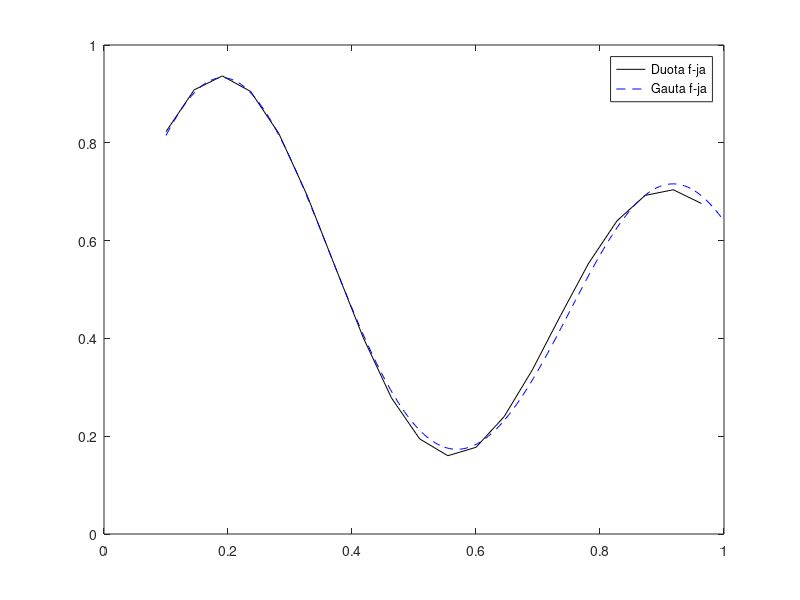

This figure's MATLAB source:
clear all
clc

x = 0.1:1/22:1;
% norima funkcija
yTarget = ((1 + 0.6*sin(2*pi*x/0.7)) + 0.3*sin(2*pi*x))/2;

w0 = randn(1);
w1 = randn(1);
w2 = randn(1);
% centrų ir spindulių reikšmės
c1 = 0.1909;
c2 = 0.918;
r1 = 0.18;
r2 = 0.18;
% mokymo zingsnis
step = 0.1;

for k=1:2000
    for n=1:20
      F1=exp(-((x(n)-c1)^2)/(2*(r1^2)));
      F2=exp(-((x(n)-c2)^2)/(2*(r2^2)));

      yCal(n) = F1*w1+F2*w2+w0;
      % nuokrypis nuo norimos funkcijos
      e = yTarget(n)-yCal(n);

      w1 = w1 + step * e * F1;
      w2 = w2 + step * e * F2;
      w0 = w0 + step * e;
    end
end

x_test = linspace(0.1, 1, 200);
% testavimas koeficientu
for m = 1:200
    F1=exp(-((x_test(m)-c1)^2)/(2*(r1^2)));
    F2=exp(-((x_test(m)-c2)^2)/(2*(r2^2)));
    y_test(m) = F1*w1+F2*w2+w0;
end

figure
plot(x, yTarget,"k", x_test,y_test, "b--")
legend('Duota f-ja', 'Gauta f-ja')